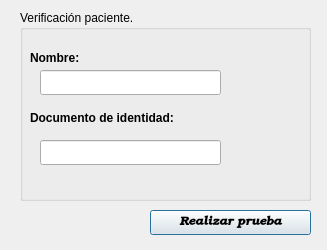
<?xml version="1.0" encoding="UTF-8"?>
<ui version="4.0">
 <class>paciente</class>
 <widget class="QDialog" name="paciente">
  <property name="geometry">
   <rect>
    <x>0</x>
    <y>0</y>
    <width>327</width>
    <height>250</height>
   </rect>
  </property>
  <property name="windowTitle">
   <string>Dialog</string>
  </property>
  <widget class="QGroupBox" name="groupBox">
   <property name="geometry">
    <rect>
     <x>20</x>
     <y>10</y>
     <width>291</width>
     <height>191</height>
    </rect>
   </property>
   <property name="styleSheet">
    <string notr="true">font: 75 11pt &quot;URW Bookman L&quot;;</string>
   </property>
   <property name="title">
    <string>Verificación paciente.</string>
   </property>
   <widget class="QLabel" name="label">
    <property name="geometry">
     <rect>
      <x>10</x>
      <y>40</y>
      <width>71</width>
      <height>17</height>
     </rect>
    </property>
    <property name="text">
     <string>&lt;html&gt;&lt;head/&gt;&lt;body&gt;&lt;p&gt;&lt;span style=&quot; font-weight:600;&quot;&gt;Nombre:&lt;/span&gt;&lt;/p&gt;&lt;/body&gt;&lt;/html&gt;</string>
    </property>
   </widget>
   <widget class="QLineEdit" name="nombrep">
    <property name="geometry">
     <rect>
      <x>20</x>
      <y>60</y>
      <width>181</width>
      <height>25</height>
     </rect>
    </property>
   </widget>
   <widget class="QLabel" name="label_3">
    <property name="geometry">
     <rect>
      <x>10</x>
      <y>100</y>
      <width>201</width>
      <height>17</height>
     </rect>
    </property>
    <property name="text">
     <string>&lt;html&gt;&lt;head/&gt;&lt;body&gt;&lt;p&gt;&lt;span style=&quot; font-weight:600;&quot;&gt;Documento de identidad:&lt;/span&gt;&lt;/p&gt;&lt;/body&gt;&lt;/html&gt;</string>
    </property>
   </widget>
   <widget class="QLineEdit" name="idp">
    <property name="geometry">
     <rect>
      <x>20</x>
      <y>130</y>
      <width>181</width>
      <height>25</height>
     </rect>
    </property>
   </widget>
  </widget>
  <widget class="QPushButton" name="pushButton">
   <property name="geometry">
    <rect>
     <x>150</x>
     <y>210</y>
     <width>161</width>
     <height>25</height>
    </rect>
   </property>
   <property name="font">
    <font>
     <family>URW Bookman L</family>
     <weight>75</weight>
     <italic>true</italic>
     <bold>true</bold>
    </font>
   </property>
   <property name="text">
    <string>Realizar prueba</string>
   </property>
  </widget>
 </widget>
 <resources/>
 <connections/>
</ui>
